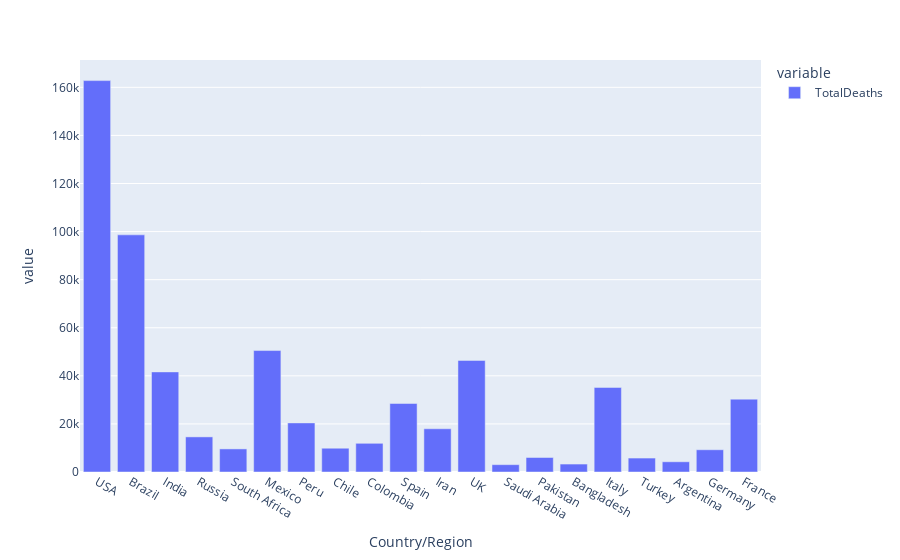

Here is the notebook cell this chart was saved with:
### Code cell
px.bar(world.iloc[0:20],x='Country/Region',y=['TotalDeaths'])

### Figure 1 — Plotly figure (JSON) as saved in the notebook; plotly's stock layout.template omitted (floating-point values rounded to 4 significant figures)
{"data": [{"alignmentgroup": "True", "hovertemplate": "variable=TotalDeaths<br>Country/Region=%{x}<br>value=%{y}<extra></extra>", "legendgroup": "TotalDeaths", "marker": {"color": "#636efa", "pattern": {"shape": ""}}, "name": "TotalDeaths", "offsetgroup": "TotalDeaths", "orientation": "v", "showlegend": true, "textposition": "auto", "type": "bar", "x": ["USA", "Brazil", "India", "Russia", "South Africa", "Mexico", "Peru", "Chile", "Colombia", "Spain", "Iran", "UK", "Saudi Arabia", "Pakistan", "Bangladesh", "Italy", "Turkey", "Argentina", "Germany", "France"], "xaxis": "x", "y": [162804, 98644, 41638, 14606, 9604, 50517, 20424, 9889, 11939, 28500, 17976, 46413, 3055, 6035, 3306, 35187, 5798, 4251, 9252, 30312], "yaxis": "y"}], "layout": {"autosize": true, "barmode": "relative", "legend": {"title": {"text": "variable"}, "tracegroupgap": 0}, "margin": {"t": 60}, "xaxis": {"anchor": "y", "autorange": true, "domain": [0, 1], "range": [-0.5, 19.5], "title": {"text": "Country/Region"}, "type": "category"}, "yaxis": {"anchor": "x", "autorange": true, "domain": [0, 1], "range": [0, 171400.0], "title": {"text": "value"}, "type": "linear"}}}
